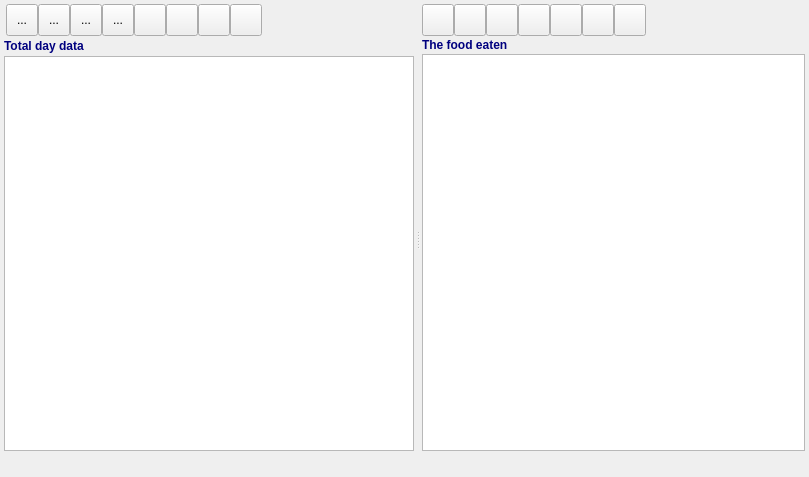
<?xml version="1.0" encoding="UTF-8"?>
<ui version="4.0">
 <class>MainWdg</class>
 <widget class="QWidget" name="MainWdg">
  <property name="geometry">
   <rect>
    <x>0</x>
    <y>0</y>
    <width>809</width>
    <height>477</height>
   </rect>
  </property>
  <property name="windowTitle">
   <string/>
  </property>
  <layout class="QHBoxLayout" name="horizontalLayout">
   <property name="spacing">
    <number>4</number>
   </property>
   <property name="leftMargin">
    <number>2</number>
   </property>
   <property name="topMargin">
    <number>2</number>
   </property>
   <property name="rightMargin">
    <number>2</number>
   </property>
   <property name="bottomMargin">
    <number>2</number>
   </property>
   <item>
    <widget class="QSplitter" name="splitter">
     <property name="orientation">
      <enum>Qt::Horizontal</enum>
     </property>
     <widget class="QWidget" name="DateWdg" native="true">
      <layout class="QVBoxLayout" name="verticalLayout_2">
       <property name="spacing">
        <number>2</number>
       </property>
       <property name="leftMargin">
        <number>2</number>
       </property>
       <property name="topMargin">
        <number>2</number>
       </property>
       <property name="rightMargin">
        <number>2</number>
       </property>
       <property name="bottomMargin">
        <number>2</number>
       </property>
       <item>
        <widget class="QWidget" name="widget" native="true">
         <property name="minimumSize">
          <size>
           <width>0</width>
           <height>32</height>
          </size>
         </property>
         <property name="maximumSize">
          <size>
           <width>16777215</width>
           <height>32</height>
          </size>
         </property>
         <layout class="QHBoxLayout" name="horizontalLayout_2">
          <property name="spacing">
           <number>0</number>
          </property>
          <property name="leftMargin">
           <number>2</number>
          </property>
          <property name="topMargin">
           <number>0</number>
          </property>
          <property name="bottomMargin">
           <number>0</number>
          </property>
          <item>
           <widget class="QToolButton" name="tbFirstDay">
            <property name="minimumSize">
             <size>
              <width>32</width>
              <height>32</height>
             </size>
            </property>
            <property name="maximumSize">
             <size>
              <width>32</width>
              <height>32</height>
             </size>
            </property>
            <property name="toolTip">
             <string>Go to first day</string>
            </property>
            <property name="text">
             <string>...</string>
            </property>
            <property name="icon">
             <iconset resource="foodcl.qrc">
              <normaloff>:/resources/first.png</normaloff>:/resources/first.png</iconset>
            </property>
            <property name="iconSize">
             <size>
              <width>32</width>
              <height>32</height>
             </size>
            </property>
           </widget>
          </item>
          <item>
           <widget class="QToolButton" name="tbPrevDay">
            <property name="minimumSize">
             <size>
              <width>32</width>
              <height>32</height>
             </size>
            </property>
            <property name="maximumSize">
             <size>
              <width>32</width>
              <height>32</height>
             </size>
            </property>
            <property name="toolTip">
             <string>Go to previous day</string>
            </property>
            <property name="text">
             <string>...</string>
            </property>
            <property name="icon">
             <iconset resource="foodcl.qrc">
              <normaloff>:/resources/prev.png</normaloff>:/resources/prev.png</iconset>
            </property>
            <property name="iconSize">
             <size>
              <width>32</width>
              <height>32</height>
             </size>
            </property>
           </widget>
          </item>
          <item>
           <widget class="QToolButton" name="tbNextDay">
            <property name="minimumSize">
             <size>
              <width>32</width>
              <height>32</height>
             </size>
            </property>
            <property name="maximumSize">
             <size>
              <width>32</width>
              <height>32</height>
             </size>
            </property>
            <property name="toolTip">
             <string>Go to next day</string>
            </property>
            <property name="text">
             <string>...</string>
            </property>
            <property name="icon">
             <iconset resource="foodcl.qrc">
              <normaloff>:/resources/next.png</normaloff>:/resources/next.png</iconset>
            </property>
            <property name="iconSize">
             <size>
              <width>32</width>
              <height>32</height>
             </size>
            </property>
           </widget>
          </item>
          <item>
           <widget class="QToolButton" name="tbLastDay">
            <property name="minimumSize">
             <size>
              <width>32</width>
              <height>32</height>
             </size>
            </property>
            <property name="maximumSize">
             <size>
              <width>32</width>
              <height>32</height>
             </size>
            </property>
            <property name="toolTip">
             <string>Go to last day</string>
            </property>
            <property name="text">
             <string>...</string>
            </property>
            <property name="icon">
             <iconset resource="foodcl.qrc">
              <normaloff>:/resources/last.png</normaloff>:/resources/last.png</iconset>
            </property>
            <property name="iconSize">
             <size>
              <width>32</width>
              <height>32</height>
             </size>
            </property>
           </widget>
          </item>
          <item>
           <widget class="QToolButton" name="tbAddDay">
            <property name="minimumSize">
             <size>
              <width>32</width>
              <height>32</height>
             </size>
            </property>
            <property name="maximumSize">
             <size>
              <width>32</width>
              <height>32</height>
             </size>
            </property>
            <property name="toolTip">
             <string>Add the following day</string>
            </property>
            <property name="text">
             <string/>
            </property>
            <property name="icon">
             <iconset resource="foodcl.qrc">
              <normaloff>:/resources/addday.png</normaloff>:/resources/addday.png</iconset>
            </property>
            <property name="iconSize">
             <size>
              <width>32</width>
              <height>32</height>
             </size>
            </property>
           </widget>
          </item>
          <item>
           <widget class="QToolButton" name="tbAddWeight">
            <property name="minimumSize">
             <size>
              <width>32</width>
              <height>32</height>
             </size>
            </property>
            <property name="maximumSize">
             <size>
              <width>32</width>
              <height>32</height>
             </size>
            </property>
            <property name="toolTip">
             <string>Add (edit) my weight</string>
            </property>
            <property name="text">
             <string/>
            </property>
            <property name="icon">
             <iconset resource="foodcl.qrc">
              <normaloff>:/resources/weight.png</normaloff>:/resources/weight.png</iconset>
            </property>
            <property name="iconSize">
             <size>
              <width>32</width>
              <height>32</height>
             </size>
            </property>
           </widget>
          </item>
          <item>
           <widget class="QToolButton" name="tbEditDay">
            <property name="minimumSize">
             <size>
              <width>32</width>
              <height>32</height>
             </size>
            </property>
            <property name="maximumSize">
             <size>
              <width>32</width>
              <height>32</height>
             </size>
            </property>
            <property name="toolTip">
             <string>Edit date</string>
            </property>
            <property name="text">
             <string/>
            </property>
            <property name="icon">
             <iconset resource="foodcl.qrc">
              <normaloff>:/resources/editday.png</normaloff>:/resources/editday.png</iconset>
            </property>
            <property name="iconSize">
             <size>
              <width>32</width>
              <height>32</height>
             </size>
            </property>
           </widget>
          </item>
          <item>
           <widget class="QToolButton" name="tbDelDay">
            <property name="minimumSize">
             <size>
              <width>32</width>
              <height>32</height>
             </size>
            </property>
            <property name="maximumSize">
             <size>
              <width>32</width>
              <height>32</height>
             </size>
            </property>
            <property name="toolTip">
             <string>Delete day</string>
            </property>
            <property name="text">
             <string/>
            </property>
            <property name="icon">
             <iconset resource="foodcl.qrc">
              <normaloff>:/resources/delday.png</normaloff>:/resources/delday.png</iconset>
            </property>
            <property name="iconSize">
             <size>
              <width>32</width>
              <height>32</height>
             </size>
            </property>
           </widget>
          </item>
          <item>
           <widget class="QLabel" name="lbUName">
            <property name="text">
             <string/>
            </property>
            <property name="wordWrap">
             <bool>true</bool>
            </property>
            <property name="indent">
             <number>4</number>
            </property>
           </widget>
          </item>
         </layout>
        </widget>
       </item>
       <item>
        <widget class="QLabel" name="lbDayTabName">
         <property name="minimumSize">
          <size>
           <width>0</width>
           <height>16</height>
          </size>
         </property>
         <property name="text">
          <string>&lt;html&gt;&lt;head/&gt;&lt;body&gt;&lt;p&gt;&lt;span style=&quot; font-weight:600; color:#00007f;&quot;&gt;Total day data&lt;/span&gt;&lt;/p&gt;&lt;/body&gt;&lt;/html&gt;</string>
         </property>
        </widget>
       </item>
       <item>
        <widget class="QTableView" name="tvDays">
         <property name="minimumSize">
          <size>
           <width>250</width>
           <height>250</height>
          </size>
         </property>
        </widget>
       </item>
       <item>
        <widget class="QWidget" name="widget_2" native="true">
         <property name="minimumSize">
          <size>
           <width>0</width>
           <height>20</height>
          </size>
         </property>
         <layout class="QVBoxLayout" name="verticalLayout_3">
          <property name="topMargin">
           <number>2</number>
          </property>
          <property name="bottomMargin">
           <number>2</number>
          </property>
          <item>
           <widget class="QLabel" name="lbDaySum">
            <property name="text">
             <string/>
            </property>
           </widget>
          </item>
         </layout>
        </widget>
       </item>
      </layout>
     </widget>
     <widget class="QWidget" name="MealWdg" native="true">
      <layout class="QVBoxLayout" name="verticalLayout">
       <property name="spacing">
        <number>2</number>
       </property>
       <property name="leftMargin">
        <number>2</number>
       </property>
       <property name="topMargin">
        <number>2</number>
       </property>
       <property name="rightMargin">
        <number>2</number>
       </property>
       <property name="bottomMargin">
        <number>2</number>
       </property>
       <item>
        <widget class="QWidget" name="widget_3" native="true">
         <property name="minimumSize">
          <size>
           <width>0</width>
           <height>32</height>
          </size>
         </property>
         <property name="maximumSize">
          <size>
           <width>16777215</width>
           <height>32</height>
          </size>
         </property>
         <layout class="QHBoxLayout" name="horizontalLayout_3">
          <property name="spacing">
           <number>0</number>
          </property>
          <property name="leftMargin">
           <number>0</number>
          </property>
          <property name="topMargin">
           <number>0</number>
          </property>
          <property name="rightMargin">
           <number>0</number>
          </property>
          <property name="bottomMargin">
           <number>0</number>
          </property>
          <item>
           <widget class="QToolButton" name="tbFirstMeal">
            <property name="minimumSize">
             <size>
              <width>32</width>
              <height>32</height>
             </size>
            </property>
            <property name="maximumSize">
             <size>
              <width>32</width>
              <height>32</height>
             </size>
            </property>
            <property name="toolTip">
             <string>Go to first record</string>
            </property>
            <property name="text">
             <string/>
            </property>
            <property name="icon">
             <iconset resource="foodcl.qrc">
              <normaloff>:/resources/first.png</normaloff>:/resources/first.png</iconset>
            </property>
            <property name="iconSize">
             <size>
              <width>32</width>
              <height>32</height>
             </size>
            </property>
           </widget>
          </item>
          <item>
           <widget class="QToolButton" name="tbPrevMeal">
            <property name="minimumSize">
             <size>
              <width>32</width>
              <height>32</height>
             </size>
            </property>
            <property name="maximumSize">
             <size>
              <width>32</width>
              <height>32</height>
             </size>
            </property>
            <property name="toolTip">
             <string>Go to previous record</string>
            </property>
            <property name="text">
             <string/>
            </property>
            <property name="icon">
             <iconset resource="foodcl.qrc">
              <normaloff>:/resources/prev.png</normaloff>:/resources/prev.png</iconset>
            </property>
            <property name="iconSize">
             <size>
              <width>32</width>
              <height>32</height>
             </size>
            </property>
           </widget>
          </item>
          <item>
           <widget class="QToolButton" name="tbNextMeal">
            <property name="minimumSize">
             <size>
              <width>32</width>
              <height>32</height>
             </size>
            </property>
            <property name="maximumSize">
             <size>
              <width>32</width>
              <height>32</height>
             </size>
            </property>
            <property name="toolTip">
             <string>Go to next record</string>
            </property>
            <property name="text">
             <string/>
            </property>
            <property name="icon">
             <iconset resource="foodcl.qrc">
              <normaloff>:/resources/next.png</normaloff>:/resources/next.png</iconset>
            </property>
            <property name="iconSize">
             <size>
              <width>32</width>
              <height>32</height>
             </size>
            </property>
           </widget>
          </item>
          <item>
           <widget class="QToolButton" name="tbLastMeal">
            <property name="minimumSize">
             <size>
              <width>32</width>
              <height>32</height>
             </size>
            </property>
            <property name="maximumSize">
             <size>
              <width>32</width>
              <height>32</height>
             </size>
            </property>
            <property name="toolTip">
             <string>Go to last record</string>
            </property>
            <property name="text">
             <string/>
            </property>
            <property name="icon">
             <iconset resource="foodcl.qrc">
              <normaloff>:/resources/last.png</normaloff>:/resources/last.png</iconset>
            </property>
            <property name="iconSize">
             <size>
              <width>32</width>
              <height>32</height>
             </size>
            </property>
           </widget>
          </item>
          <item>
           <widget class="QToolButton" name="tbAddMeal">
            <property name="minimumSize">
             <size>
              <width>32</width>
              <height>32</height>
             </size>
            </property>
            <property name="maximumSize">
             <size>
              <width>32</width>
              <height>32</height>
             </size>
            </property>
            <property name="toolTip">
             <string>Add record</string>
            </property>
            <property name="text">
             <string/>
            </property>
            <property name="icon">
             <iconset resource="foodcl.qrc">
              <normaloff>:/resources/plus.png</normaloff>:/resources/plus.png</iconset>
            </property>
            <property name="iconSize">
             <size>
              <width>32</width>
              <height>32</height>
             </size>
            </property>
           </widget>
          </item>
          <item>
           <widget class="QToolButton" name="tbEditMeal">
            <property name="minimumSize">
             <size>
              <width>32</width>
              <height>32</height>
             </size>
            </property>
            <property name="maximumSize">
             <size>
              <width>32</width>
              <height>32</height>
             </size>
            </property>
            <property name="toolTip">
             <string>Edit record</string>
            </property>
            <property name="text">
             <string/>
            </property>
            <property name="icon">
             <iconset resource="foodcl.qrc">
              <normaloff>:/resources/pen.png</normaloff>:/resources/pen.png</iconset>
            </property>
            <property name="iconSize">
             <size>
              <width>32</width>
              <height>32</height>
             </size>
            </property>
           </widget>
          </item>
          <item>
           <widget class="QToolButton" name="tbDelMeal">
            <property name="minimumSize">
             <size>
              <width>32</width>
              <height>32</height>
             </size>
            </property>
            <property name="maximumSize">
             <size>
              <width>32</width>
              <height>32</height>
             </size>
            </property>
            <property name="toolTip">
             <string>Delete record</string>
            </property>
            <property name="text">
             <string/>
            </property>
            <property name="icon">
             <iconset resource="foodcl.qrc">
              <normaloff>:/resources/minus.png</normaloff>:/resources/minus.png</iconset>
            </property>
            <property name="iconSize">
             <size>
              <width>32</width>
              <height>32</height>
             </size>
            </property>
           </widget>
          </item>
          <item>
           <widget class="QLabel" name="label">
            <property name="text">
             <string/>
            </property>
           </widget>
          </item>
         </layout>
        </widget>
       </item>
       <item>
        <widget class="QWidget" name="widget_5" native="true">
         <layout class="QHBoxLayout" name="horizontalLayout_4">
          <property name="spacing">
           <number>0</number>
          </property>
          <property name="leftMargin">
           <number>0</number>
          </property>
          <property name="topMargin">
           <number>0</number>
          </property>
          <property name="rightMargin">
           <number>0</number>
          </property>
          <property name="bottomMargin">
           <number>0</number>
          </property>
          <item>
           <widget class="QLabel" name="lbMealTabName">
            <property name="maximumSize">
             <size>
              <width>119</width>
              <height>16777215</height>
             </size>
            </property>
            <property name="text">
             <string>&lt;html&gt;&lt;head/&gt;&lt;body&gt;&lt;p&gt;&lt;span style=&quot; font-weight:600; color:#00007f;&quot;&gt;The food eaten&lt;/span&gt;&lt;/p&gt;&lt;/body&gt;&lt;/html&gt;</string>
            </property>
           </widget>
          </item>
          <item>
           <widget class="QLabel" name="lbDate">
            <property name="text">
             <string/>
            </property>
            <property name="indent">
             <number>6</number>
            </property>
           </widget>
          </item>
         </layout>
        </widget>
       </item>
       <item>
        <widget class="QTableView" name="tvMeal">
         <property name="minimumSize">
          <size>
           <width>250</width>
           <height>250</height>
          </size>
         </property>
        </widget>
       </item>
       <item>
        <widget class="QWidget" name="widget_4" native="true">
         <property name="minimumSize">
          <size>
           <width>0</width>
           <height>20</height>
          </size>
         </property>
         <layout class="QVBoxLayout" name="verticalLayout_4">
          <property name="topMargin">
           <number>2</number>
          </property>
          <property name="bottomMargin">
           <number>2</number>
          </property>
          <item>
           <widget class="QLabel" name="lbMealSum">
            <property name="text">
             <string/>
            </property>
           </widget>
          </item>
         </layout>
        </widget>
       </item>
      </layout>
     </widget>
    </widget>
   </item>
  </layout>
 </widget>
 <resources>
  <include location="foodcl.qrc"/>
 </resources>
 <connections/>
</ui>
